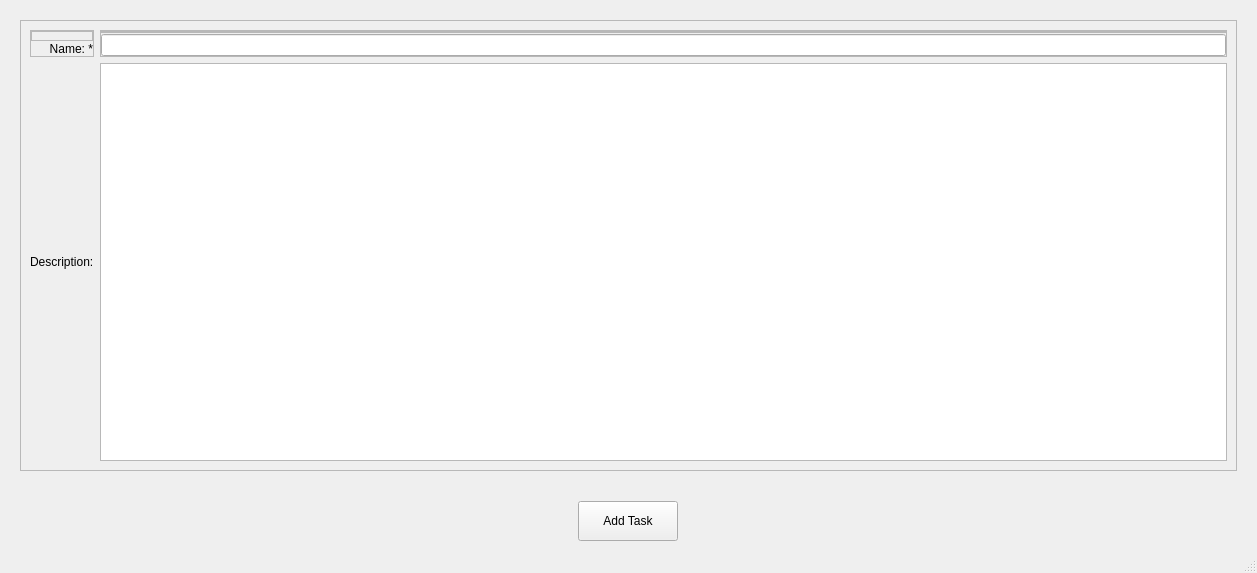
<?xml version="1.0" encoding="UTF-8"?>
<ui version="4.0">
 <class>AddNewProjectWindow</class>
 <widget class="QMainWindow" name="AddNewProjectWindow">
  <property name="geometry">
   <rect>
    <x>0</x>
    <y>0</y>
    <width>1257</width>
    <height>573</height>
   </rect>
  </property>
  <property name="windowTitle">
   <string>MainWindow</string>
  </property>
  <widget class="QWidget" name="AddFrame">
   <layout class="QVBoxLayout" name="verticalLayout_2">
    <property name="spacing">
     <number>20</number>
    </property>
    <property name="leftMargin">
     <number>20</number>
    </property>
    <property name="topMargin">
     <number>20</number>
    </property>
    <property name="rightMargin">
     <number>20</number>
    </property>
    <property name="bottomMargin">
     <number>0</number>
    </property>
    <item>
     <widget class="QFrame" name="GridFrame">
      <property name="frameShape">
       <enum>QFrame::StyledPanel</enum>
      </property>
      <property name="frameShadow">
       <enum>QFrame::Raised</enum>
      </property>
      <layout class="QGridLayout" name="gridLayout_2">
       <item row="1" column="0">
        <widget class="QLabel" name="DescriptionLabel">
         <property name="text">
          <string>Description:</string>
         </property>
        </widget>
       </item>
       <item row="0" column="0">
        <widget class="QFrame" name="NameLabelFrame">
         <property name="frameShape">
          <enum>QFrame::StyledPanel</enum>
         </property>
         <property name="frameShadow">
          <enum>QFrame::Raised</enum>
         </property>
         <layout class="QVBoxLayout" name="verticalLayout_28">
          <property name="spacing">
           <number>1</number>
          </property>
          <property name="leftMargin">
           <number>0</number>
          </property>
          <property name="topMargin">
           <number>0</number>
          </property>
          <property name="rightMargin">
           <number>0</number>
          </property>
          <property name="bottomMargin">
           <number>0</number>
          </property>
          <item>
           <widget class="QFrame" name="NameLabelErrorFrame">
            <property name="frameShape">
             <enum>QFrame::StyledPanel</enum>
            </property>
            <property name="frameShadow">
             <enum>QFrame::Raised</enum>
            </property>
            <layout class="QHBoxLayout" name="horizontalLayout_40">
             <property name="leftMargin">
              <number>0</number>
             </property>
             <property name="topMargin">
              <number>0</number>
             </property>
             <property name="rightMargin">
              <number>0</number>
             </property>
             <property name="bottomMargin">
              <number>0</number>
             </property>
            </layout>
           </widget>
          </item>
          <item>
           <widget class="QLabel" name="NameLabel">
            <property name="toolTip">
             <string extracomment="Either first and last name, or company name is required"/>
            </property>
            <property name="text">
             <string>Name: *</string>
            </property>
            <property name="alignment">
             <set>Qt::AlignRight|Qt::AlignTrailing|Qt::AlignVCenter</set>
            </property>
           </widget>
          </item>
         </layout>
        </widget>
       </item>
       <item row="0" column="2">
        <widget class="QFrame" name="NameInputFrame">
         <property name="frameShape">
          <enum>QFrame::StyledPanel</enum>
         </property>
         <property name="frameShadow">
          <enum>QFrame::Raised</enum>
         </property>
         <layout class="QVBoxLayout" name="verticalLayout_29">
          <property name="spacing">
           <number>1</number>
          </property>
          <property name="leftMargin">
           <number>0</number>
          </property>
          <property name="topMargin">
           <number>0</number>
          </property>
          <property name="rightMargin">
           <number>0</number>
          </property>
          <property name="bottomMargin">
           <number>0</number>
          </property>
          <item>
           <widget class="QFrame" name="NameInputErrorFrame">
            <property name="frameShape">
             <enum>QFrame::StyledPanel</enum>
            </property>
            <property name="frameShadow">
             <enum>QFrame::Raised</enum>
            </property>
            <layout class="QHBoxLayout" name="horizontalLayout_41">
             <property name="leftMargin">
              <number>0</number>
             </property>
             <property name="topMargin">
              <number>0</number>
             </property>
             <property name="rightMargin">
              <number>0</number>
             </property>
             <property name="bottomMargin">
              <number>0</number>
             </property>
            </layout>
           </widget>
          </item>
          <item>
           <widget class="QLineEdit" name="NameInput"/>
          </item>
         </layout>
        </widget>
       </item>
       <item row="1" column="2">
        <widget class="QTextEdit" name="DescriptionTextEdit"/>
       </item>
      </layout>
     </widget>
    </item>
    <item>
     <layout class="QHBoxLayout" name="AddNewBtnFrame">
      <property name="leftMargin">
       <number>10</number>
      </property>
      <property name="topMargin">
       <number>10</number>
      </property>
      <property name="rightMargin">
       <number>10</number>
      </property>
      <property name="bottomMargin">
       <number>10</number>
      </property>
      <item>
       <widget class="QPushButton" name="AddNewBtn">
        <property name="sizePolicy">
         <sizepolicy hsizetype="Fixed" vsizetype="Fixed">
          <horstretch>0</horstretch>
          <verstretch>0</verstretch>
         </sizepolicy>
        </property>
        <property name="minimumSize">
         <size>
          <width>100</width>
          <height>40</height>
         </size>
        </property>
        <property name="text">
         <string>Add Task</string>
        </property>
       </widget>
      </item>
     </layout>
    </item>
   </layout>
  </widget>
  <widget class="QMenuBar" name="menubar">
   <property name="geometry">
    <rect>
     <x>0</x>
     <y>0</y>
     <width>1257</width>
     <height>22</height>
    </rect>
   </property>
  </widget>
  <widget class="QStatusBar" name="statusbar"/>
 </widget>
 <resources/>
 <connections/>
</ui>
